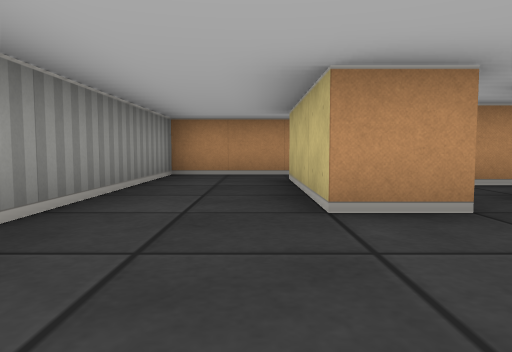
[1] (above)

17 first-person views from a walk through a cub3D level. The camera is about half as high as the walls, tilts 4° down and sees 70° across. The floor is counted in squares. Each view is taken from the middle of a square. On the plan, view 1 faces up. The plan holds only what a view shows up to about 9 squares ahead; the rest is blank.

[2]
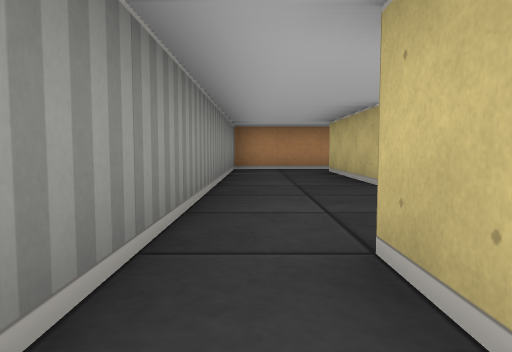

[3]
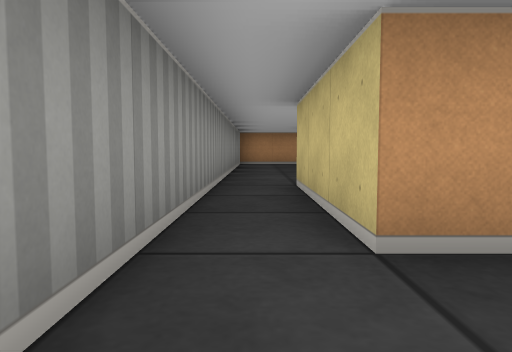

[4]
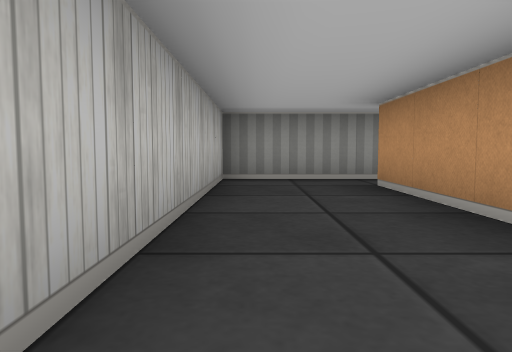

[5]
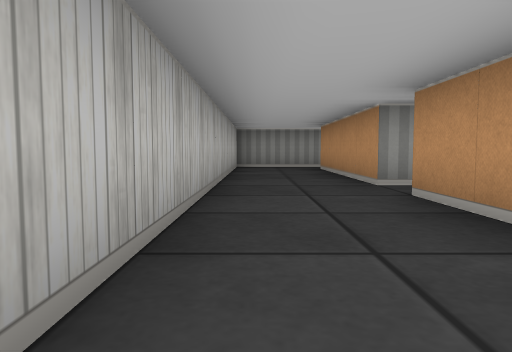

[6]
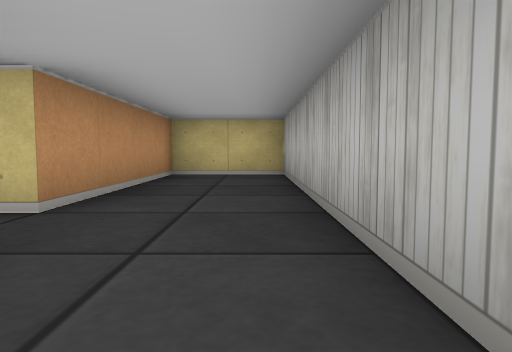

[7]
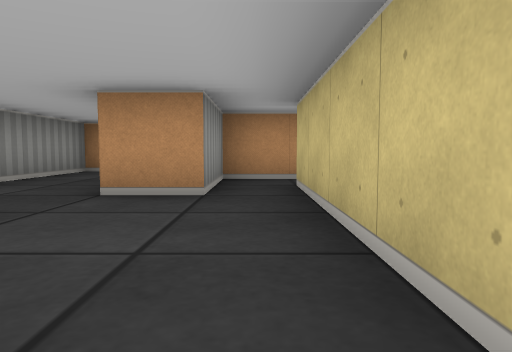

[8]
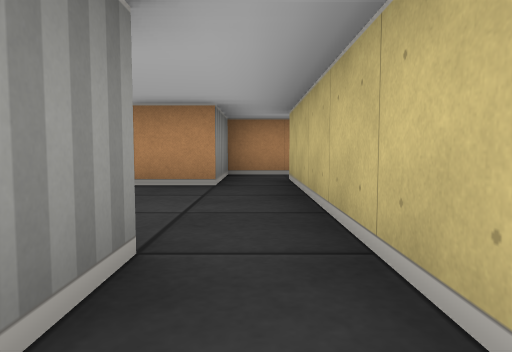

[9]
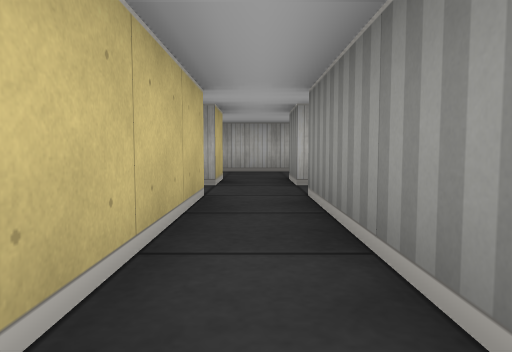

[10]
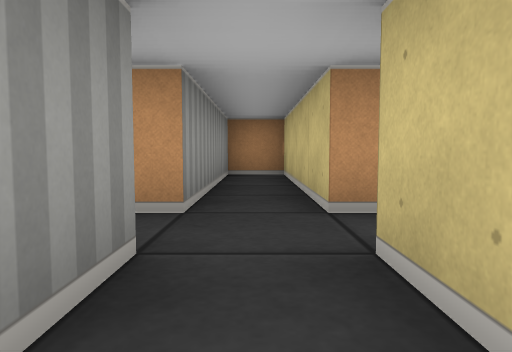

[11]
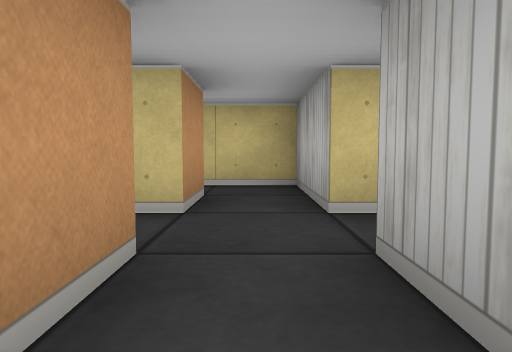

[12]
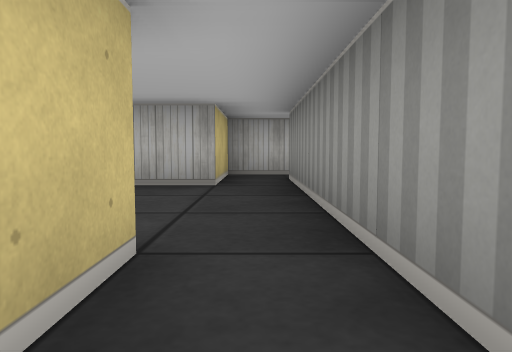

[13]
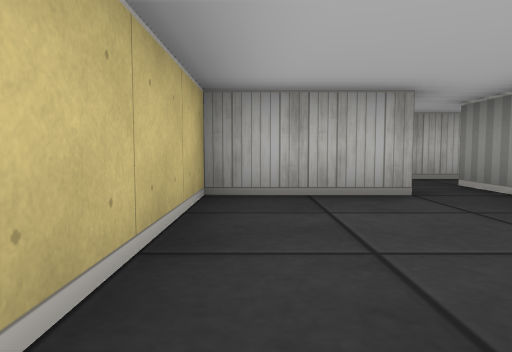

[14]
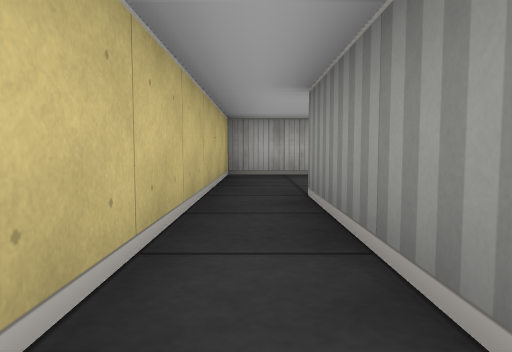

[15]
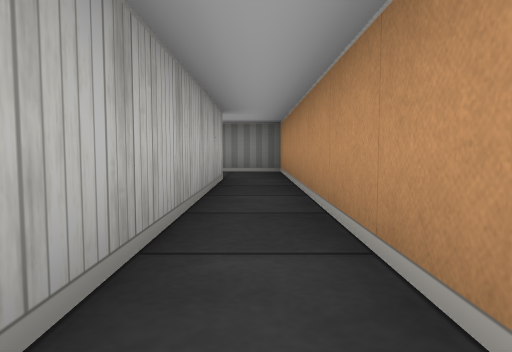

[16]
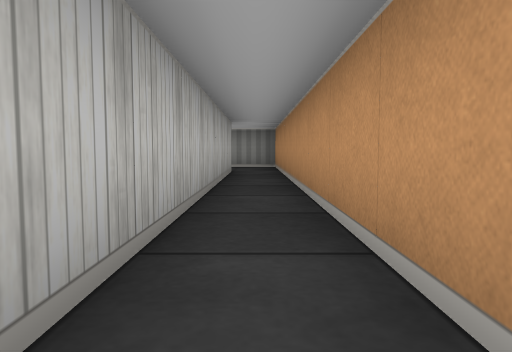

[17]
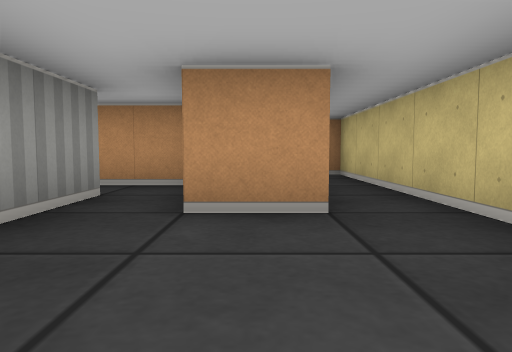

### Floor plan
Ten units are one square. View 1 is at (0, 0); x grows to the right and y downward. Boxes are objects, and circles mark ways between rooms. Rooms are numbered by the first view taken in them; rooms with no view inside come last. Other rooms are left out.
<svg viewBox="-20 -70 110 130">
<path fill="none" stroke="#000" d="M15 -25 5 -25 5 -55M25 5 25 -25M5 -65 -15 -65 -15 35M-5 35 -5 5M35 25 35 35 -5 35M-15 35 -15 55 85 55 85 35 45 35 45 25M15 5 15 14M25 15 25 5M45 15 45 -25 35 -25 35 15 25 15M26 25 35 25M32 -45 15 -45 15 -25M25 -25 25 -35M61 -45 50 -45M5 -55 75 -55 75 -25M85 -25 85 -65 5 -65M75 -25 65 -25 65 -34M65 15 65 5 85 5 85 -25M55 -35 55 15M45 25 65 25 65 15M55 15 45 15"/>
<circle cx="-10" cy="40" r="3" fill="#2a7"/>
<circle cx="20" cy="10" r="3" fill="#2a7"/>
<circle cx="20" cy="-30" r="3" fill="#2a7"/>
<circle cx="10" cy="-60" r="3" fill="#2a7"/>
<circle cx="40" cy="30" r="3" fill="#2a7"/>
<circle cx="30" cy="20" r="3" fill="#2a7"/>
<circle cx="50" cy="20" r="3" fill="#2a7"/>
<circle cx="60" cy="-30" r="3" fill="#2a7"/>
<circle cx="80" cy="-30" r="3" fill="#2a7"/>
<circle cx="60" cy="10" r="3" fill="#2a7"/>
<text x="0" y="-20">1</text>
<text x="40" y="40">2</text>
<text x="20" y="10">3</text>
<text x="40" y="0">4</text>
<text x="40" y="-40">5</text>
<text x="50" y="-60">6</text>
<text x="70" y="-10">7</text>
<text x="50" y="20">8</text>
</svg>
Room 1 opens to room 2. Room 1 opens to room 3. Room 1 opens to room 5. Room 1 opens to room 6. Room 2 opens to room 4. Room 3 opens to room 4. Room 4 opens to room 8. Room 5 opens to room 7. Room 6 opens to room 7. Room 7 opens to room 8.

Where each view was taken, in squares from view 1:
view 1: 0 up, 0 right, facing up
view 2: 2 down, 1 left, facing up
view 3: 5 down, 1 left, facing up
view 4: 5 down, 4 right, facing left
view 5: 5 down, 8 right, facing left
view 6: 5 down, 2 right, facing right
view 7: 1 down, 2 right, facing up
view 8: 2 down, 2 right, facing up
view 9: 2 up, 4 right, facing down
view 10: 4 down, 4 right, facing up
view 11: 2 down, 2 right, facing right
view 12: 4 up, 6 right, facing down
view 13: 3 up, 8 right, facing down
view 14: 6 up, 8 right, facing down
view 15: 6 up, 6 right, facing left
view 16: 6 up, 8 right, facing left
view 17: 0 up, 7 right, facing up
